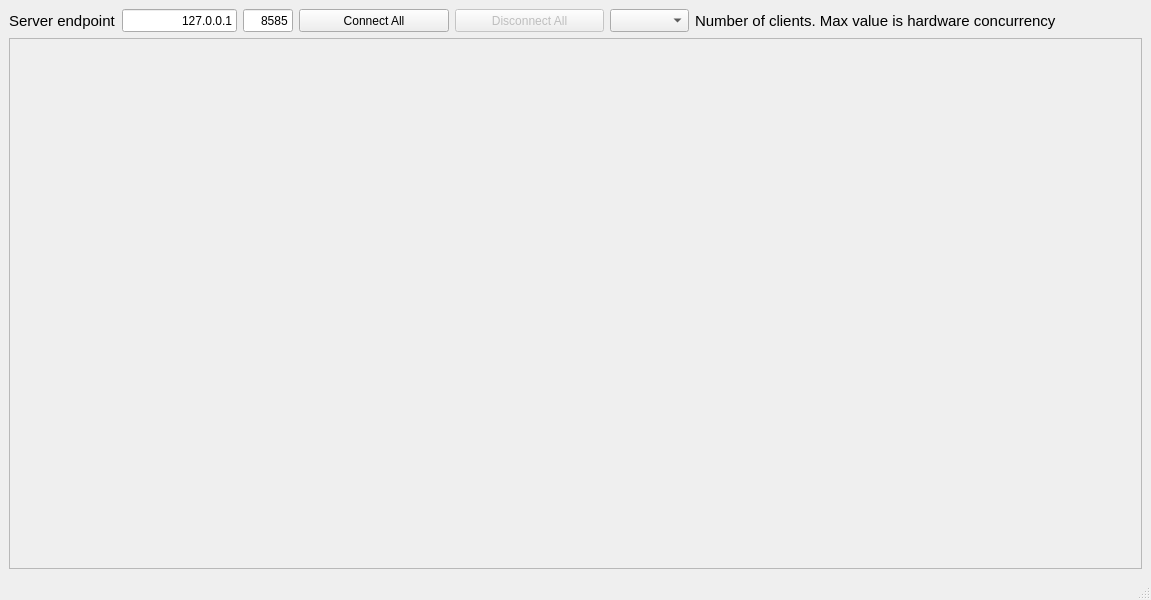
<?xml version="1.0" encoding="UTF-8"?>
<ui version="4.0">
 <class>MainWindow</class>
 <widget class="QMainWindow" name="MainWindow">
  <property name="geometry">
   <rect>
    <x>0</x>
    <y>0</y>
    <width>1151</width>
    <height>600</height>
   </rect>
  </property>
  <property name="sizePolicy">
   <sizepolicy hsizetype="Fixed" vsizetype="Fixed">
    <horstretch>0</horstretch>
    <verstretch>0</verstretch>
   </sizepolicy>
  </property>
  <property name="minimumSize">
   <size>
    <width>1151</width>
    <height>600</height>
   </size>
  </property>
  <property name="maximumSize">
   <size>
    <width>1151</width>
    <height>602</height>
   </size>
  </property>
  <property name="windowTitle">
   <string>MainWindow</string>
  </property>
  <widget class="QWidget" name="centralwidget">
   <layout class="QGridLayout" name="gridLayout">
    <item row="0" column="0">
     <layout class="QHBoxLayout" name="horizontalLayout">
      <item>
       <widget class="QLabel" name="label_2">
        <property name="font">
         <font>
          <pointsize>11</pointsize>
         </font>
        </property>
        <property name="text">
         <string>Server endpoint</string>
        </property>
       </widget>
      </item>
      <item>
       <widget class="QLineEdit" name="line_edit_ip">
        <property name="minimumSize">
         <size>
          <width>115</width>
          <height>23</height>
         </size>
        </property>
        <property name="maximumSize">
         <size>
          <width>115</width>
          <height>23</height>
         </size>
        </property>
        <property name="text">
         <string>127.0.0.1</string>
        </property>
        <property name="maxLength">
         <number>15</number>
        </property>
        <property name="alignment">
         <set>Qt::AlignRight|Qt::AlignTrailing|Qt::AlignVCenter</set>
        </property>
       </widget>
      </item>
      <item>
       <widget class="QLineEdit" name="line_edit_port">
        <property name="minimumSize">
         <size>
          <width>50</width>
          <height>23</height>
         </size>
        </property>
        <property name="maximumSize">
         <size>
          <width>50</width>
          <height>23</height>
         </size>
        </property>
        <property name="text">
         <string>8585</string>
        </property>
        <property name="maxLength">
         <number>5</number>
        </property>
        <property name="alignment">
         <set>Qt::AlignRight|Qt::AlignTrailing|Qt::AlignVCenter</set>
        </property>
       </widget>
      </item>
      <item>
       <widget class="QPushButton" name="connect_all_button">
        <property name="minimumSize">
         <size>
          <width>150</width>
          <height>23</height>
         </size>
        </property>
        <property name="maximumSize">
         <size>
          <width>150</width>
          <height>23</height>
         </size>
        </property>
        <property name="text">
         <string>Connect All</string>
        </property>
       </widget>
      </item>
      <item>
       <widget class="QPushButton" name="disconnect_all_button">
        <property name="enabled">
         <bool>false</bool>
        </property>
        <property name="minimumSize">
         <size>
          <width>149</width>
          <height>23</height>
         </size>
        </property>
        <property name="maximumSize">
         <size>
          <width>149</width>
          <height>23</height>
         </size>
        </property>
        <property name="text">
         <string>Disconnect All</string>
        </property>
        <property name="autoDefault">
         <bool>false</bool>
        </property>
        <property name="default">
         <bool>false</bool>
        </property>
        <property name="flat">
         <bool>false</bool>
        </property>
       </widget>
      </item>
      <item>
       <widget class="QComboBox" name="clients_count_combo_box">
        <property name="minimumSize">
         <size>
          <width>79</width>
          <height>23</height>
         </size>
        </property>
        <property name="maximumSize">
         <size>
          <width>79</width>
          <height>23</height>
         </size>
        </property>
        <property name="editable">
         <bool>false</bool>
        </property>
        <property name="currentIndex">
         <number>-1</number>
        </property>
        <property name="minimumContentsLength">
         <number>1</number>
        </property>
       </widget>
      </item>
      <item>
       <widget class="QLabel" name="label">
        <property name="minimumSize">
         <size>
          <width>421</width>
          <height>21</height>
         </size>
        </property>
        <property name="maximumSize">
         <size>
          <width>421</width>
          <height>21</height>
         </size>
        </property>
        <property name="font">
         <font>
          <pointsize>11</pointsize>
         </font>
        </property>
        <property name="text">
         <string>Number of clients. Max value is hardware concurrency</string>
        </property>
       </widget>
      </item>
      <item>
       <spacer name="horizontalSpacer">
        <property name="orientation">
         <enum>Qt::Horizontal</enum>
        </property>
        <property name="sizeHint" stdset="0">
         <size>
          <width>40</width>
          <height>20</height>
         </size>
        </property>
       </spacer>
      </item>
     </layout>
    </item>
    <item row="1" column="0">
     <widget class="QScrollArea" name="clients_area">
      <property name="minimumSize">
       <size>
        <width>1120</width>
        <height>531</height>
       </size>
      </property>
      <property name="widgetResizable">
       <bool>true</bool>
      </property>
      <widget class="QWidget" name="clients_area_widget_contents">
       <property name="geometry">
        <rect>
         <x>0</x>
         <y>0</y>
         <width>1131</width>
         <height>529</height>
        </rect>
       </property>
      </widget>
     </widget>
    </item>
   </layout>
  </widget>
  <widget class="QStatusBar" name="statusbar"/>
 </widget>
 <resources/>
 <connections/>
</ui>
